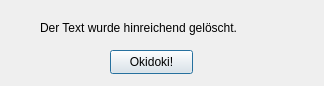
<?xml version="1.0" encoding="UTF-8"?>
<ui version="4.0">
 <class>Dialog</class>
 <widget class="QDialog" name="Dialog">
  <property name="geometry">
   <rect>
    <x>0</x>
    <y>0</y>
    <width>324</width>
    <height>86</height>
   </rect>
  </property>
  <property name="windowTitle">
   <string>Dialog</string>
  </property>
  <widget class="QLabel" name="label">
   <property name="geometry">
    <rect>
     <x>40</x>
     <y>20</y>
     <width>241</width>
     <height>16</height>
    </rect>
   </property>
   <property name="text">
    <string>Der Text wurde hinreichend gelöscht.</string>
   </property>
  </widget>
  <widget class="QPushButton" name="okidoki">
   <property name="geometry">
    <rect>
     <x>110</x>
     <y>50</y>
     <width>83</width>
     <height>24</height>
    </rect>
   </property>
   <property name="text">
    <string>Okidoki!</string>
   </property>
  </widget>
 </widget>
 <resources/>
 <connections/>
</ui>
